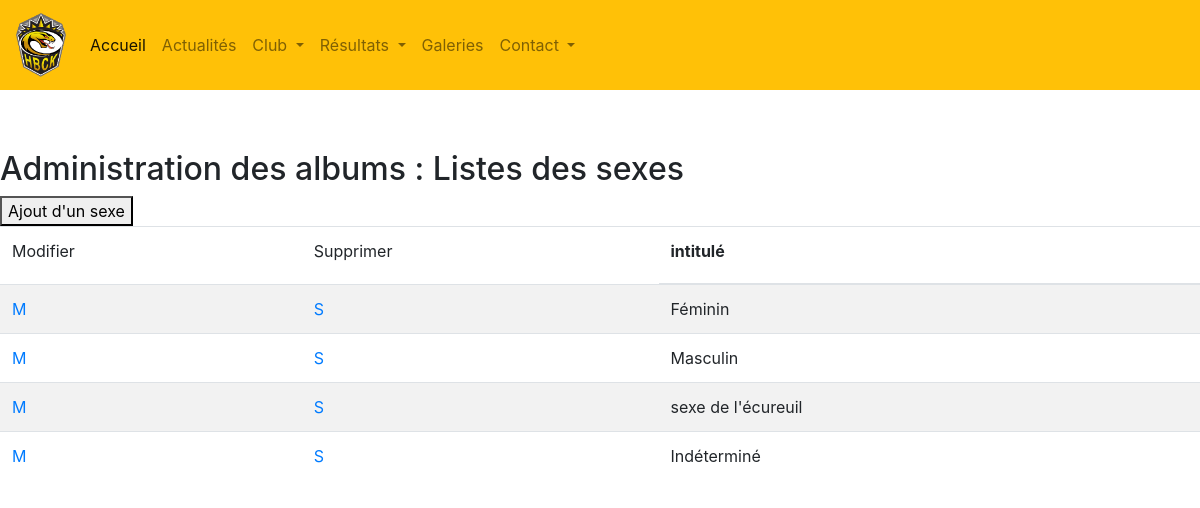
Before: /src/body/sexe-liste.php with the older database file.
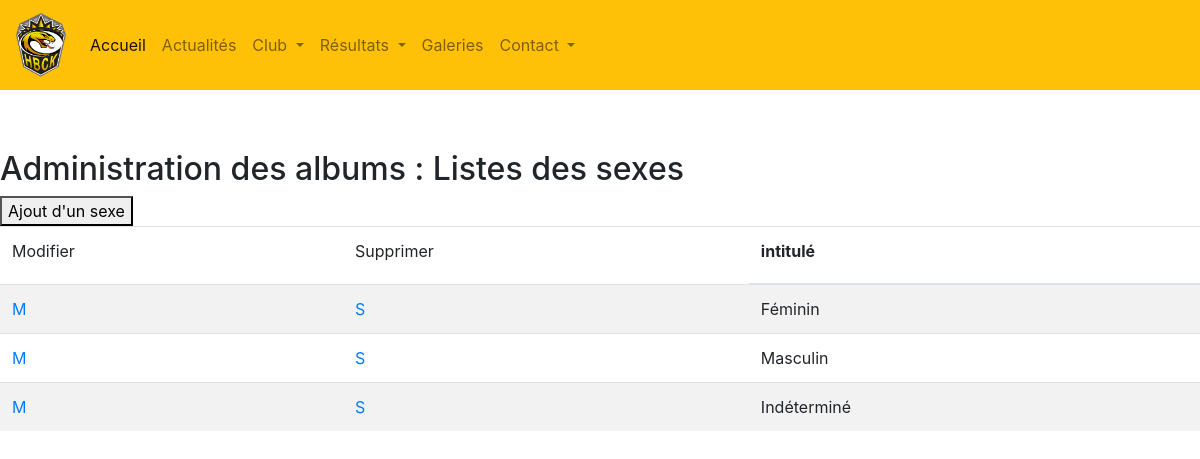
After: the same page with the newer database file.
### tables this page shows
CREATE TABLE `sexe` (
  `sex_id` int(11) NOT NULL,
  `sex_intitule` varchar(20) NOT NULL,
  `sex_created_at` datetime NOT NULL,
  `sex_updated_at` datetime DEFAULT NULL,
  `sex_deleted_at` datetime DEFAULT NULL
);

### src/class/SexeBase.php (called while the page is built, shortened)
<?php
class SexeBase
{
    public function getSexeActifs($db){
        $sql_pa = "SELECT * FROM sexe where sex_deleted_at is null";
        $rs_pa = $db->query($sql_pa);
        return $rs_pa;
    }
}

### src/body/sexe-liste.php (the view, shortened to what this page needs)
<?php
require_once '../class/SexeBase.php';
$o_pdo = new Database();
$o_conn = $o_pdo->makeConnect();
$o_alb = new SexeBase();
$sexes = $o_alb->getSexeActifs($o_conn);
$sex = $sexes->fetchall();
include('../includes/head.php');
include('../includes/header.php');
?>
<link rel="stylesheet" href="https://stackpath.bootstrapcdn.com/bootstrap/4.4.1/css/bootstrap.min.css">
<h2>Administration des albums : Listes des sexes</h2>
<a href="sexe-details.php?mode=ajout">
    <button type="submit">Ajout d'un sexe</button>
</a>
<table class="table table-striped">
    <thead>
    <tr>
        <td>Modifier</td>
        <td>Supprimer</td>
        <th><label for="prenom">intitulé</label></th>
    </tr>
    </thead>
    <tbody>
    <?php foreach ($sex as $s){ ?>
        <tr>
            <td><a href="sexe-details.php?mode=modif&id_sex=<?php echo $s['sex_id']?>">M</a></td>
            <td><a href="../traitements/sexe-suppression.php?&id_sex=<?php echo $s['sex_id']?>">S</td>
            <td><?php echo $s["sex_intitule"] ?></td>
        </tr>
    <?php } ?>
    </tbody>
</table>

Changed rows visible on the page:
removed sexe: sex_intitule "sexe de l'écureuil"
